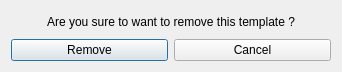
<?xml version="1.0" encoding="UTF-8"?>
<ui version="4.0">
 <class>Dialog</class>
 <widget class="QDialog" name="Dialog">
  <property name="windowModality">
   <enum>Qt::NonModal</enum>
  </property>
  <property name="geometry">
   <rect>
    <x>0</x>
    <y>0</y>
    <width>342</width>
    <height>72</height>
   </rect>
  </property>
  <property name="windowTitle">
   <string>Remove Template ?</string>
  </property>
  <property name="modal">
   <bool>false</bool>
  </property>
  <layout class="QVBoxLayout" name="verticalLayout">
   <item>
    <widget class="QLabel" name="label">
     <property name="text">
      <string>&lt;html&gt;&lt;head/&gt;&lt;body&gt;&lt;p&gt;Are you sure to want to remove this template ?&lt;/p&gt;&lt;/body&gt;&lt;/html&gt;</string>
     </property>
     <property name="alignment">
      <set>Qt::AlignCenter</set>
     </property>
    </widget>
   </item>
   <item>
    <layout class="QHBoxLayout" name="horizontalLayout">
     <item>
      <widget class="QPushButton" name="pushButtonRemove">
       <property name="text">
        <string>Remove</string>
       </property>
       <property name="icon">
        <iconset theme="edit-delete-remove">
         <normaloff>.</normaloff>.</iconset>
       </property>
      </widget>
     </item>
     <item>
      <widget class="QPushButton" name="pushButtonCancel">
       <property name="text">
        <string>Cancel</string>
       </property>
       <property name="icon">
        <iconset theme="dialog-cancel">
         <normaloff>.</normaloff>.</iconset>
       </property>
      </widget>
     </item>
    </layout>
   </item>
  </layout>
 </widget>
 <resources/>
 <connections>
  <connection>
   <sender>pushButtonCancel</sender>
   <signal>clicked()</signal>
   <receiver>Dialog</receiver>
   <slot>reject()</slot>
   <hints>
    <hint type="sourcelabel">
     <x>326</x>
     <y>120</y>
    </hint>
    <hint type="destinationlabel">
     <x>187</x>
     <y>79</y>
    </hint>
   </hints>
  </connection>
  <connection>
   <sender>pushButtonRemove</sender>
   <signal>clicked()</signal>
   <receiver>Dialog</receiver>
   <slot>accept()</slot>
   <hints>
    <hint type="sourcelabel">
     <x>87</x>
     <y>47</y>
    </hint>
    <hint type="destinationlabel">
     <x>170</x>
     <y>35</y>
    </hint>
   </hints>
  </connection>
 </connections>
</ui>
